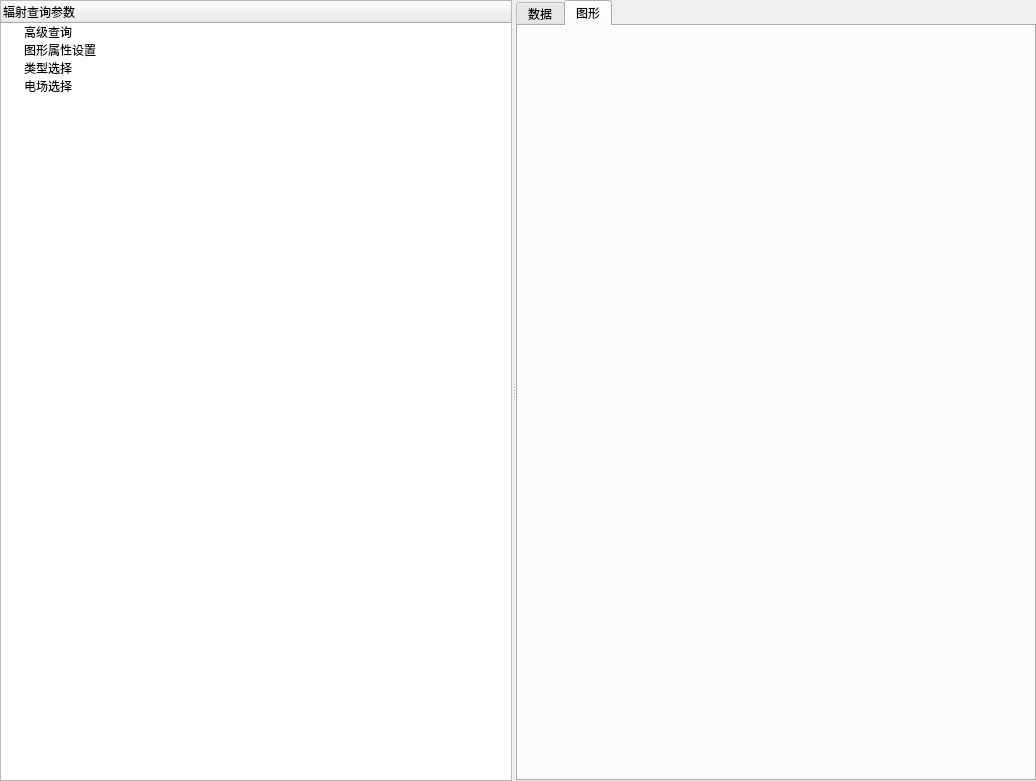
<?xml version="1.0" encoding="UTF-8"?>
<ui version="4.0">
 <class>CPredicitionWgtClass</class>
 <widget class="QWidget" name="CPredicitionWgtClass">
  <property name="geometry">
   <rect>
    <x>0</x>
    <y>0</y>
    <width>1036</width>
    <height>781</height>
   </rect>
  </property>
  <property name="windowTitle">
   <string>CPredicitionWgt</string>
  </property>
  <layout class="QHBoxLayout" name="horizontalLayout">
   <property name="leftMargin">
    <number>0</number>
   </property>
   <property name="topMargin">
    <number>0</number>
   </property>
   <property name="rightMargin">
    <number>0</number>
   </property>
   <property name="bottomMargin">
    <number>0</number>
   </property>
   <item>
    <widget class="QSplitter" name="splitter">
     <property name="orientation">
      <enum>Qt::Horizontal</enum>
     </property>
     <widget class="QTreeWidget" name="treeWidget">
      <column>
       <property name="text">
        <string>辐射查询参数</string>
       </property>
      </column>
      <item>
       <property name="text">
        <string>高级查询</string>
       </property>
      </item>
      <item>
       <property name="text">
        <string>图形属性设置</string>
       </property>
      </item>
      <item>
       <property name="text">
        <string>类型选择</string>
       </property>
      </item>
      <item>
       <property name="text">
        <string>电场选择</string>
       </property>
      </item>
     </widget>
     <widget class="QTabWidget" name="tabWidget">
      <property name="currentIndex">
       <number>1</number>
      </property>
      <widget class="QWidget" name="tab_3">
       <attribute name="title">
        <string>数据</string>
       </attribute>
       <layout class="QHBoxLayout" name="horizontalLayout_3">
        <property name="leftMargin">
         <number>0</number>
        </property>
        <property name="topMargin">
         <number>0</number>
        </property>
        <property name="rightMargin">
         <number>0</number>
        </property>
        <property name="bottomMargin">
         <number>0</number>
        </property>
        <item>
         <layout class="QVBoxLayout" name="verticalLayout">
          <item>
           <widget class="QTableWidget" name="tableWidget">
            <column>
             <property name="text">
              <string>日期</string>
             </property>
            </column>
            <column>
             <property name="text">
              <string>实测功率(KW)</string>
             </property>
            </column>
            <column>
             <property name="text">
              <string>日前预测功率(KW)</string>
             </property>
            </column>
            <column>
             <property name="text">
              <string>当日预测功率(KW)</string>
             </property>
            </column>
            <column>
             <property name="text">
              <string>超短期预测功率(KW)</string>
             </property>
            </column>
           </widget>
          </item>
          <item>
           <layout class="QHBoxLayout" name="horizontalLayout_2">
            <item>
             <spacer name="horizontalSpacer">
              <property name="orientation">
               <enum>Qt::Horizontal</enum>
              </property>
              <property name="sizeHint" stdset="0">
               <size>
                <width>40</width>
                <height>20</height>
               </size>
              </property>
             </spacer>
            </item>
            <item>
             <widget class="QPushButton" name="pushButton">
              <property name="text">
               <string>导出</string>
              </property>
             </widget>
            </item>
            <item>
             <widget class="QPushButton" name="pushButton_2">
              <property name="text">
               <string>修改</string>
              </property>
             </widget>
            </item>
           </layout>
          </item>
         </layout>
        </item>
       </layout>
      </widget>
      <widget class="QWidget" name="tab_4">
       <attribute name="title">
        <string>图形</string>
       </attribute>
      </widget>
     </widget>
    </widget>
   </item>
  </layout>
 </widget>
 <layoutdefault spacing="6" margin="11"/>
 <resources>
  <include location="predicition_wgt.qrc"/>
 </resources>
 <connections/>
</ui>
